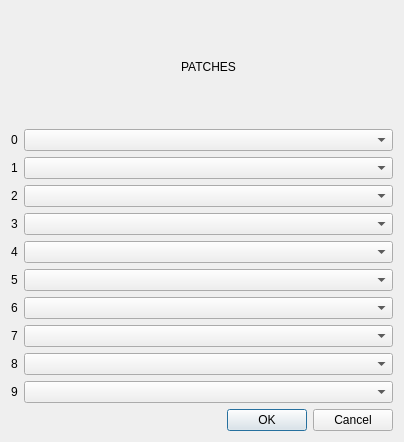
<?xml version="1.0" encoding="UTF-8"?>
<ui version="4.0">
 <class>ChannelsDlg</class>
 <widget class="QDialog" name="ChannelsDlg">
  <property name="geometry">
   <rect>
    <x>0</x>
    <y>0</y>
    <width>404</width>
    <height>442</height>
   </rect>
  </property>
  <property name="windowTitle">
   <string>Dialog</string>
  </property>
  <layout class="QGridLayout" name="gridLayout">
   <item row="2" column="1">
    <widget class="QComboBox" name="comboBox1"/>
   </item>
   <item row="1" column="0">
    <widget class="QLabel" name="label">
     <property name="text">
      <string>0</string>
     </property>
    </widget>
   </item>
   <item row="7" column="0">
    <widget class="QLabel" name="label_15">
     <property name="text">
      <string>6</string>
     </property>
    </widget>
   </item>
   <item row="7" column="1">
    <widget class="QComboBox" name="comboBox6"/>
   </item>
   <item row="8" column="0">
    <widget class="QLabel" name="label_16">
     <property name="text">
      <string>7</string>
     </property>
    </widget>
   </item>
   <item row="8" column="1">
    <widget class="QComboBox" name="comboBox7"/>
   </item>
   <item row="9" column="0">
    <widget class="QLabel" name="label_17">
     <property name="text">
      <string>8</string>
     </property>
    </widget>
   </item>
   <item row="11" column="1">
    <widget class="QDialogButtonBox" name="buttonBox">
     <property name="orientation">
      <enum>Qt::Horizontal</enum>
     </property>
     <property name="standardButtons">
      <set>QDialogButtonBox::Cancel|QDialogButtonBox::Ok</set>
     </property>
    </widget>
   </item>
   <item row="4" column="0">
    <widget class="QLabel" name="label_12">
     <property name="text">
      <string>3</string>
     </property>
    </widget>
   </item>
   <item row="4" column="1">
    <widget class="QComboBox" name="comboBox3"/>
   </item>
   <item row="6" column="0">
    <widget class="QLabel" name="label_14">
     <property name="text">
      <string>5</string>
     </property>
    </widget>
   </item>
   <item row="6" column="1">
    <widget class="QComboBox" name="comboBox5"/>
   </item>
   <item row="1" column="1">
    <widget class="QComboBox" name="comboBox0"/>
   </item>
   <item row="3" column="0">
    <widget class="QLabel" name="label_11">
     <property name="text">
      <string>2</string>
     </property>
    </widget>
   </item>
   <item row="3" column="1">
    <widget class="QComboBox" name="comboBox2"/>
   </item>
   <item row="2" column="0">
    <widget class="QLabel" name="label_10">
     <property name="text">
      <string>1</string>
     </property>
    </widget>
   </item>
   <item row="5" column="0">
    <widget class="QLabel" name="label_13">
     <property name="text">
      <string>4</string>
     </property>
    </widget>
   </item>
   <item row="5" column="1">
    <widget class="QComboBox" name="comboBox4"/>
   </item>
   <item row="9" column="1">
    <widget class="QComboBox" name="comboBox8"/>
   </item>
   <item row="10" column="0">
    <widget class="QLabel" name="label_18">
     <property name="text">
      <string>9</string>
     </property>
    </widget>
   </item>
   <item row="10" column="1">
    <widget class="QComboBox" name="comboBox9"/>
   </item>
   <item row="0" column="1">
    <widget class="QLabel" name="label_19">
     <property name="text">
      <string>PATCHES</string>
     </property>
     <property name="alignment">
      <set>Qt::AlignCenter</set>
     </property>
    </widget>
   </item>
  </layout>
 </widget>
 <resources/>
 <connections>
  <connection>
   <sender>buttonBox</sender>
   <signal>accepted()</signal>
   <receiver>ChannelsDlg</receiver>
   <slot>accept()</slot>
   <hints>
    <hint type="sourcelabel">
     <x>248</x>
     <y>254</y>
    </hint>
    <hint type="destinationlabel">
     <x>157</x>
     <y>274</y>
    </hint>
   </hints>
  </connection>
  <connection>
   <sender>buttonBox</sender>
   <signal>rejected()</signal>
   <receiver>ChannelsDlg</receiver>
   <slot>reject()</slot>
   <hints>
    <hint type="sourcelabel">
     <x>316</x>
     <y>260</y>
    </hint>
    <hint type="destinationlabel">
     <x>286</x>
     <y>274</y>
    </hint>
   </hints>
  </connection>
 </connections>
</ui>
